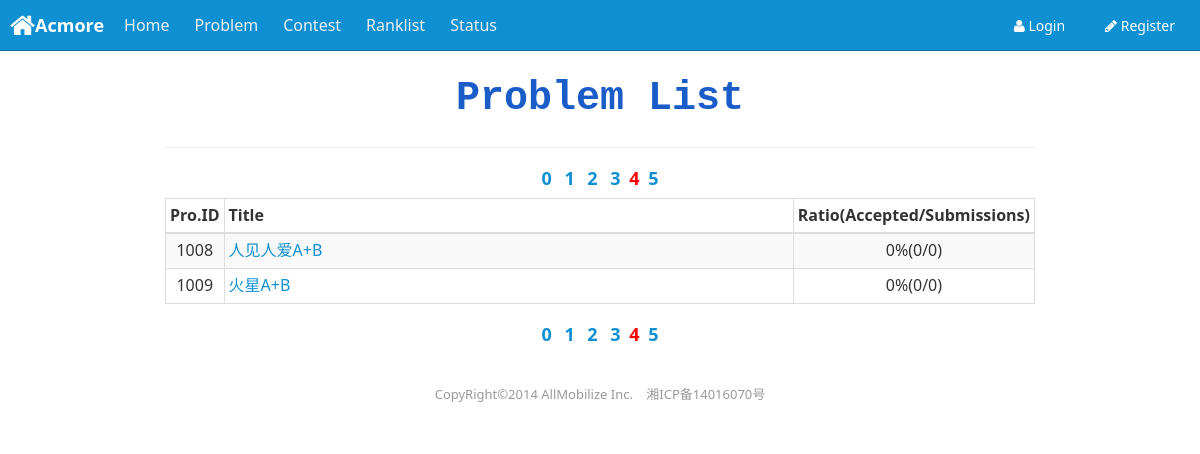
The page /Web/version_0/Acmore/problem.php?vol=4 on the database its author committed.
### tables this page shows
CREATE TABLE `problems` (
  `problem_id` int(11) NOT NULL AUTO_INCREMENT,
  `title` varchar(200) NOT NULL,
  `java_time` int(11) NOT NULL DEFAULT '2000',
  `other_time` int(11) NOT NULL DEFAULT '1000',
  `java_mem` int(11) NOT NULL DEFAULT '65536',
  `other_mem` int(11) NOT NULL DEFAULT '32768',
  `description` text NOT NULL,
  `input` text NOT NULL,
  `output` text NOT NULL,
  `sample_input` text NOT NULL,
  `sample_output` text NOT NULL,
  `hint` text,
  `author` text,
  `sample_program` text,
  `visiable` char(1) NOT NULL DEFAULT 'N',
  `total_submit` int(11) NOT NULL DEFAULT '0',
  `accept_submit` int(11) NOT NULL DEFAULT '0',
  PRIMARY KEY (`problem_id`)
);

### Web/version_0/Acmore/include/db_info.php (called while the page is built, shortened)
<?php @session_start();
function trans_to_php_fmt($str) {
	return stripslashes($str);
}
function problem_page_query() {
	$sql = "
		SELECT MAX(problem_id) as mx_id
		FROM problems";
	$result = $GLOBALS["conn"]->query($sql);
	if($result && ($row = $result->fetch_assoc())) {
		return ($row["mx_id"] - 1000) / $GLOBALS["page_cnt_problem"];
	}
	return 0;
}
function problem_query($lower_bound_id, $upper_bound_id) {
	$problems = array();
	$sql = "
		SELECT problem_id, title, accept_submit, total_submit
		FROM problems
		WHERE visiable='Y' AND problem_id >= $lower_bound_id AND problem_id < $upper_bound_id";
	$result = $GLOBALS["conn"]->query($sql);
	if ($result && $result->num_rows > 0) {
		while ($row = $result->fetch_assoc()) {
			$p = array();
			$p["title"] 	= trans_to_php_fmt($row["title"]);
			$p["accept"] 	= trans_to_php_fmt($row["accept_submit"]);
			$p["total"] 	= trans_to_php_fmt($row["total_submit"]);
			$problems["" .$row["problem_id"]] = $p;
		}
	}
	return $problems;
}
?>

### Web/version_0/Acmore/problem.php (the view, shortened to what this page needs)
<?php session_start();
require_once ("include/db_info.php");
function add_page() {
	$max_page = problem_page_query();
	$str = "<div align=\"center\"><font size=4>";
	for($i = 0; $i <= $max_page; $i ++) {
		$str .= "<label><a ";
		if ($i == $_REQUEST["vol"]) {
			$str .= "style=\"color:red;\"";
		}
		$str .= "href=\"problem.php?vol=$i\" style=\"margin:4px\">$i</a></label> ";
	}
	$str .= "</font></div>";
	echo $str;
}
function add_problem($current_page) {
	$lower_bound_id = 1000 + $current_page * $GLOBALS["page_cnt_problem"];
	$upper_bound_id = $lower_bound_id + $GLOBALS["page_cnt_problem"];
	$problems = problem_query($lower_bound_id, $upper_bound_id);
	$str = "";
	foreach ($problems as $key=>$value) {
		$str .= "<tr>";
		$radio = 0.00;
		$str .= "<td align=\"center\">$key</td><td><a href=\"showproblem.php?pid=$key\">"
				.$value["title"] ."</a></td><td align=\"center\">"
				.$radio ."%(" .$value["accept"] ."/" .$value["total"] .")</td></tr>";
	}
	echo $str;
}
?>
<html>
<head lang="en">
<link rel="stylesheet" href="assets/css/amazeui.min.css" />
</head>
<body>
<?php require_once ('include/header.php'); ?>
<div class="am-g">
<div class="am-u-md-9 am-u-lg-centered">
<div align="center">
	<span style="font-size:40;color:#1A5CC8;font-family:Courier New;font-weight:bold;">Problem List</span>
</div>
<hr>
<?php add_page()?>
<table
	class="am-table am-table-bordered am-table-striped am-table-compact">
	<thead>
		<tr>
			<th width="5%">Pro.ID</th>
			<th width="80%">Title</th>
			<th width="12%">Ratio(Accepted/Submissions)</th>
		</tr>
	</thead>
	<tbody>
	<?php add_problem($_REQUEST["vol"]); ?>
	</tbody>
</table>
<?php add_page()?>
</div>
</div>
<?php require_once ('include/footer.php'); ?>
</body>
</html>

### rows shown on the page
problems: key "1008", title "人见人爱A+B", radio "0", accept "0", total "0"
problems: key "1009", title "火星A+B", radio "0", accept "0", total "0"
